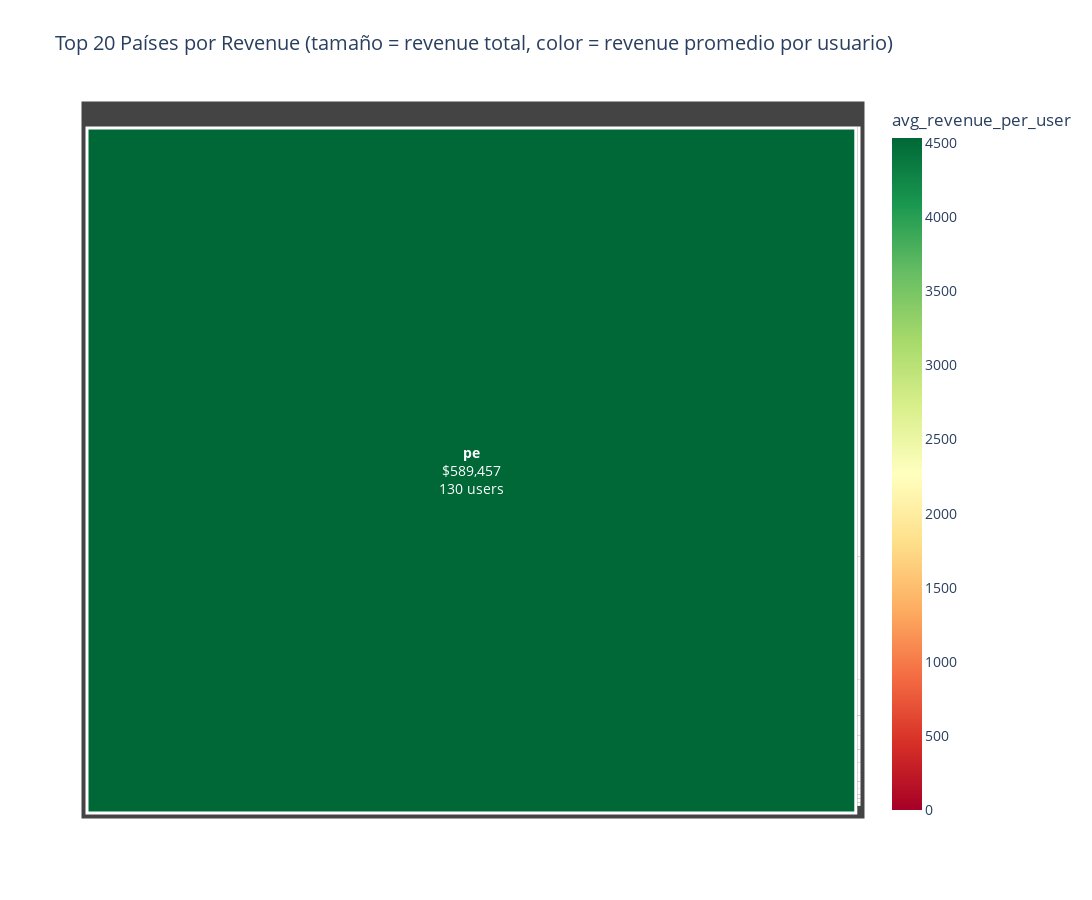

Write notebook code for a chart like this one.
### Code cell
# Treemap solo con Top 20 países (más legible)
top_20_countries = country_revenue.head(20).copy()

fig2 = px.treemap(
    top_20_countries,
    path=['country'],
    values='total_revenue',
    color='avg_revenue_per_user',
    color_continuous_scale='RdYlGn',
    hover_data={
        'total_revenue': ':$,.2f',
        'num_users': ':,',
        'avg_revenue_per_user': ':$,.2f'
    },
    title='Top 20 Países por Revenue (tamaño = revenue total, color = revenue promedio por usuario)'
)

fig2.update_traces(
    textposition='middle center',
    texttemplate='<b>%{label}</b><br>$%{value:,.0f}<br>%{customdata[1]:,} users',
    marker=dict(line=dict(width=3, color='white'))
)

fig2.update_layout(
    width=1400,
    height=900,
    font=dict(size=14)
)

fig2.show()

### Figure 1 — Plotly figure (JSON) as saved in the notebook; plotly's stock layout.template omitted (floating-point values rounded to 4 significant figures)
{"data": [{"branchvalues": "total", "customdata": [[589500.0, "130", 4534.0], [1528.0, "12892", 0.1186], [437.3, "3310", 0.1321], [129.0, "299", 0.4313], [72.17, "840", 0.08591], [49.47, "253", 0.1955], [44.72, "168", 0.2662], [35.06, "497", 0.07055], [33.88, "87", 0.3895], [23.27, "254", 0.09163], [22.26, "135", 0.1649], [14.68, "126", 0.1165], [14.3, "158", 0.09048], [11.98, "82", 0.1461], [9.604, "63", 0.1525], [9.428, "87", 0.1084], [3.751, "28", 0.134], [3.326, "34", 0.09783], [2.328, "2", 1.164], [2.131, "11", 0.1937]], "domain": {"x": [0, 1], "y": [0, 1]}, "hovertemplate": "labels=%{label}<br>total_revenue=%{customdata[0]:$,.2f}<br>parent=%{parent}<br>id=%{id}<br>num_users=%{customdata[1]:,}<br>avg_revenue_per_user=%{color:$,.2f}<extra></extra>", "ids": ["pe", "es", "fr", "us", "mx", "it", "de", "ar", "ch", "co", "ca", "cl", "br", "pt", "be", "gb", "nl", "cr", "gi", "lu"], "labels": ["pe", "es", "fr", "us", "mx", "it", "de", "ar", "ch", "co", "ca", "cl", "br", "pt", "be", "gb", "nl", "cr", "gi", "lu"], "marker": {"coloraxis": "coloraxis", "colors": [4534.0, 0.1186, 0.1321, 0.4313, 0.08591, 0.1955, 0.2662, 0.07055, 0.3895, 0.09163, 0.1649, 0.1165, 0.09048, 0.1461, 0.1525, 0.1084, 0.134, 0.09783, 1.164, 0.1937], "line": {"color": "white", "width": 3}}, "name": "", "parents": ["", "", "", "", "", "", "", "", "", "", "", "", "", "", "", "", "", "", "", ""], "textposition": "middle center", "texttemplate": "<b>%{label}</b><br>$%{value:,.0f}<br>%{customdata[1]:,} users", "type": "treemap", "values": [589500.0, 1528.0, 437.3, 129.0, 72.17, 49.47, 44.72, 35.06, 33.88, 23.27, 22.26, 14.68, 14.3, 11.98, 9.604, 9.428, 3.751, 3.326, 2.328, 2.131]}], "layout": {"coloraxis": {"colorbar": {"title": {"text": "avg_revenue_per_user"}}, "colorscale": [[0, "rgb(165,0,38)"], [0.1, "rgb(215,48,39)"], [0.2, "rgb(244,109,67)"], [0.3, "rgb(253,174,97)"], [0.4, "rgb(254,224,139)"], [0.5, "rgb(255,255,191)"], [0.6, "rgb(217,239,139)"], [0.7, "rgb(166,217,106)"], [0.8, "rgb(102,189,99)"], [0.9, "rgb(26,152,80)"], [1, "rgb(0,104,55)"]]}, "font": {"size": 14}, "height": 900, "legend": {"tracegroupgap": 0}, "title": {"text": "Top 20 Países por Revenue (tamaño = revenue total, color = revenue promedio por usuario)"}, "width": 1400}}
